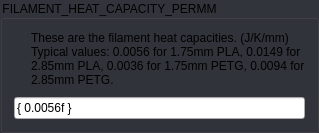
       <widget class="QGroupBox" name="groupBox_62">
        <property name="focusPolicy">
         <enum>Qt::StrongFocus</enum>
        </property>
        <property name="styleSheet">
         <string notr="true">QGroupBox:!disabled {
	background: rgb(50, 52, 59);
}</string>
        </property>
        <property name="title">
         <string>FILAMENT_HEAT_CAPACITY_PERMM</string>
        </property>
        <layout class="QGridLayout" name="gridLayout_142">
         <property name="spacing">
          <number>10</number>
         </property>
         <item row="0" column="0">
          <widget class="QLabel" name="label_161">
           <property name="sizePolicy">
            <sizepolicy hsizetype="Fixed" vsizetype="Fixed">
             <horstretch>0</horstretch>
             <verstretch>0</verstretch>
            </sizepolicy>
           </property>
           <property name="text">
            <string/>
           </property>
           <property name="pixmap">
            <pixmap resource="../resources/resources.qrc">:/info_FILL0_wght100_GRAD0_opsz20.svg</pixmap>
           </property>
          </widget>
         </item>
         <item row="0" column="1">
          <widget class="QLabel" name="label_162">
           <property name="text">
            <string>These are the filament heat capacities. (J/K/mm) Typical values: 0.0056 for 1.75mm PLA, 0.0149 for 2.85mm PLA, 0.0036 for 1.75mm PETG, 0.0094 for 2.85mm PETG.</string>
           </property>
           <property name="wordWrap">
            <bool>true</bool>
           </property>
          </widget>
         </item>
         <item row="1" column="0" colspan="2">
          <widget class="QLineEdit" name="uFilamentHeatCapacityPermmEdit">
           <property name="text">
            <string>{ 0.0056f }</string>
           </property>
          </widget>
         </item>
        </layout>
       </widget>
